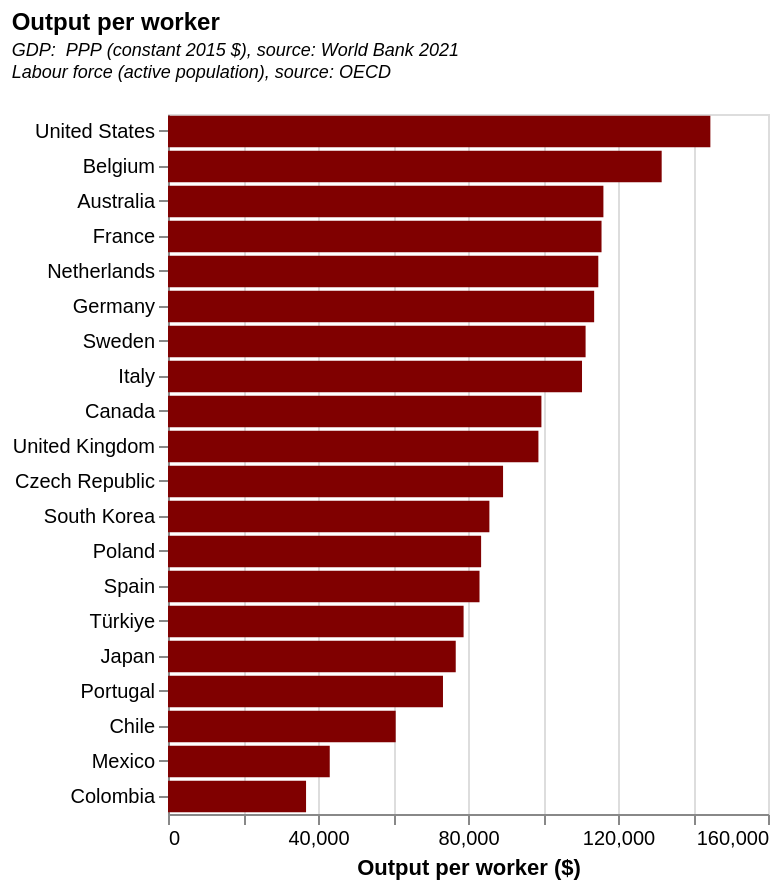

Source (Vega-Lite JSON):
### Vega-Lite specification from a JSON file in a GitHub repository (floating-point values rounded to 4 significant figures)
{"$schema": "https://vega.github.io/schema/vega-lite/v5.json", "description": "Full dataset contains 38 countries. To get to 20 countries, filter to ['Labour Force (000s)'] > 5000, or ['Output per worker ($)'] > 90000. 2021 data.", "title": {"text": "Output per worker", "fontSize": 12, "anchor": "start", "subtitle": ["GDP:  PPP (constant 2015 $), source: World Bank 2021", "Labour force (active population), source: OECD", ""], "subtitleFontStyle": "italic", "subtitleFontSize": 9}, "height": 350, "width": 300, "data": {"values": [{"ISO3": "AUS", "Country": "Australia", "GDP ($m)": "1595175.273", "Labour Force (000s)": "13738.67", "Output per worker ($)": "116108.42046573649", "Continent": "Oceania"}, {"ISO3": "AUT", "Country": "Austria", "GDP ($m)": "536878.733", "Labour Force (000s)": "4589.6", "Output per worker ($)": "116977.23832142234", "Continent": "Europe"}, {"ISO3": "BEL", "Country": "Belgium", "GDP ($m)": "681680.534", "Labour Force (000s)": "5178.05", "Output per worker ($)": "131648.11734147024", "Continent": "Europe"}, {"ISO3": "CAN", "Country": "Canada", "GDP ($m)": "2029877.312", "Labour Force (000s)": "20385.35", "Output per worker ($)": "99575.29853546788", "Continent": "America"}, {"ISO3": "CZE", "Country": "Czech Republic", "GDP ($m)": "479257.498", "Labour Force (000s)": "5363.875", "Output per worker ($)": "89349.11756892172", "Continent": "Europe"}, {"ISO3": "DNK", "Country": "Denmark", "GDP ($m)": "379911.54", "Labour Force (000s)": "3054.15", "Output per worker ($)": "124391.9060949855", "Continent": "Europe"}, {"ISO3": "FIN", "Country": "Finland", "GDP ($m)": "304172.622", "Labour Force (000s)": "2785.225", "Output per worker ($)": "109209.35364288343", "Continent": "Europe"}, {"ISO3": "FRA", "Country": "France", "GDP ($m)": "3478994.226", "Labour Force (000s)": "30092.88", "Output per worker ($)": "115608.55012880123", "Continent": "Europe"}, {"ISO3": "DEU", "Country": "Germany", "GDP ($m)": "4890605.217", "Labour Force (000s)": "43035.82", "Output per worker ($)": "113640.34000049261", "Continent": "Europe"}, {"ISO3": "GRC", "Country": "Greece", "GDP ($m)": "332930.393", "Labour Force (000s)": "4605.675", "Output per worker ($)": "72286.9922432651", "Continent": "Europe"}, {"ISO3": "HUN", "Country": "Hungary", "GDP ($m)": "356137.471", "Labour Force (000s)": "4837.55", "Output per worker ($)": "73619.38812001943", "Continent": "Europe"}, {"ISO3": "ISL", "Country": "Iceland", "GDP ($m)": "21715.675", "Labour Force (000s)": "209.675", "Output per worker ($)": "103568.26040300465", "Continent": "Europe"}, {"ISO3": "IRL", "Country": "Ireland", "GDP ($m)": "536251.052", "Labour Force (000s)": "2546.975", "Output per worker ($)": "210544.29352467143", "Continent": "Europe"}, {"ISO3": "ITA", "Country": "Italy", "GDP ($m)": "2751334.768", "Labour Force (000s)": "24920.75", "Output per worker ($)": "110403.36940100117", "Continent": "Europe"}, {"ISO3": "JPN", "Country": "Japan", "GDP ($m)": "5299927.76", "Labour Force (000s)": "69072.5", "Output per worker ($)": "76729.92522349705", "Continent": "Asia"}, {"ISO3": "KOR", "Country": "South Korea", "GDP ($m)": "2426254.697", "Labour Force (000s)": "28309.96", "Output per worker ($)": "85703.2188318175", "Continent": "Asia"}, {"ISO3": "LUX", "Country": "Luxembourg", "GDP ($m)": "84154.154", "Labour Force (000s)": "323.85", "Output per worker ($)": "259855.34661108535", "Continent": "Europe"}, {"ISO3": "MEX", "Country": "Mexico", "GDP ($m)": "2481478.597", "Labour Force (000s)": "57530.66", "Output per worker ($)": "43133.15016723257", "Continent": "America"}, {"ISO3": "NLD", "Country": "Netherlands", "GDP ($m)": "1111920.895", "Labour Force (000s)": "9690.125", "Output per worker ($)": "114747.838134183", "Continent": "Europe"}, {"ISO3": "NZL", "Country": "New Zealand", "GDP ($m)": "241154.582", "Labour Force (000s)": "2899.575", "Output per worker ($)": "83168.94096548633", "Continent": "Oceania"}, {"ISO3": "NOR", "Country": "Norway", "GDP ($m)": "435320.24", "Labour Force (000s)": "2925.5", "Output per worker ($)": "148801.99623995897", "Continent": "Europe"}, {"ISO3": "POL", "Country": "Poland", "GDP ($m)": "1439116.166", "Labour Force (000s)": "17235.75", "Output per worker ($)": "83495.9990716969", "Continent": "Europe"}, {"ISO3": "PRT", "Country": "Portugal", "GDP ($m)": "377721.074", "Labour Force (000s)": "5151.075", "Output per worker ($)": "73328.59141053082", "Continent": "Europe"}, {"ISO3": "SVK", "Country": "Slovakia", "GDP ($m)": "184663.738", "Labour Force (000s)": "2748.15", "Output per worker ($)": "67195.6545312301", "Continent": "Europe"}, {"ISO3": "ESP", "Country": "Spain", "GDP ($m)": "1927531.482", "Labour Force (000s)": "23203.18", "Output per worker ($)": "83071.86695961501", "Continent": "Europe"}, {"ISO3": "SWE", "Country": "Sweden", "GDP ($m)": "624677.494", "Labour Force (000s)": "5609.575", "Output per worker ($)": "111359.14824206826", "Continent": "Europe"}, {"ISO3": "CHE", "Country": "Switzerland", "GDP ($m)": "661115.196", "Labour Force (000s)": "4935.925", "Output per worker ($)": "133939.47355358925", "Continent": "Europe"}, {"ISO3": "TUR", "Country": "Türkiye", "GDP ($m)": "2580935.413", "Labour Force (000s)": "32742.75", "Output per worker ($)": "78824.63791220957", "Continent": "Asia"}, {"ISO3": "GBR", "Country": "United Kingdom", "GDP ($m)": "3351727.941", "Labour Force (000s)": "33931.75", "Output per worker ($)": "98778.51690525835", "Continent": "Europe"}, {"ISO3": "USA", "Country": "United States", "GDP ($m)": "23315081.0", "Labour Force (000s)": "161203.9", "Output per worker ($)": "144630.9983815528", "Continent": "America"}, {"ISO3": "CHL", "Country": "Chile", "GDP ($m)": "553061.394", "Labour Force (000s)": "9108.978", "Output per worker ($)": "60716.075283088845", "Continent": "America"}, {"ISO3": "COL", "Country": "Colombia", "GDP ($m)": "870825.314", "Labour Force (000s)": "23654.64", "Output per worker ($)": "36814.1436098795", "Continent": "America"}, {"ISO3": "EST", "Country": "Estonia", "GDP ($m)": "57850.071", "Labour Force (000s)": "697.325", "Output per worker ($)": "82959.9842254329", "Continent": "Europe"}, {"ISO3": "ISR", "Country": "Israel", "GDP ($m)": "412730.299", "Labour Force (000s)": "4163.275", "Output per worker ($)": "99135.96843830879", "Continent": "Asia"}, {"ISO3": "SVN", "Country": "Slovenia", "GDP ($m)": "92677.671", "Labour Force (000s)": "1019.95", "Output per worker ($)": "90864.91592725134", "Continent": "Europe"}, {"ISO3": "LVA", "Country": "Latvia", "GDP ($m)": "66188.009", "Labour Force (000s)": "940.15", "Output per worker ($)": "70401.54124341861", "Continent": "Europe"}, {"ISO3": "LTU", "Country": "Lithuania", "GDP ($m)": "122692.544", "Labour Force (000s)": "1473.375", "Output per worker ($)": "83273.12734368372", "Continent": "Europe"}, {"ISO3": "CRI", "Country": "Costa Rica", "GDP ($m)": "117157.151", "Labour Force (000s)": "2440.771", "Output per worker ($)": "48000.058588044514", "Continent": "America"}]}, "transform": [{"filter": "datum['Labour Force (000s)'] > 5000"}], "mark": {"type": "bar", "color": "rgb(128,0,0)"}, "encoding": {"y": {"field": "Country", "type": "nominal", "title": null, "sort": "-x"}, "x": {"field": "Output per worker ($)", "type": "quantitative"}, "tooltip": [{"field": "Country", "type": "nominal"}, {"field": "Output per worker ($)", "type": "quantitative", "format": "$,d"}]}}
